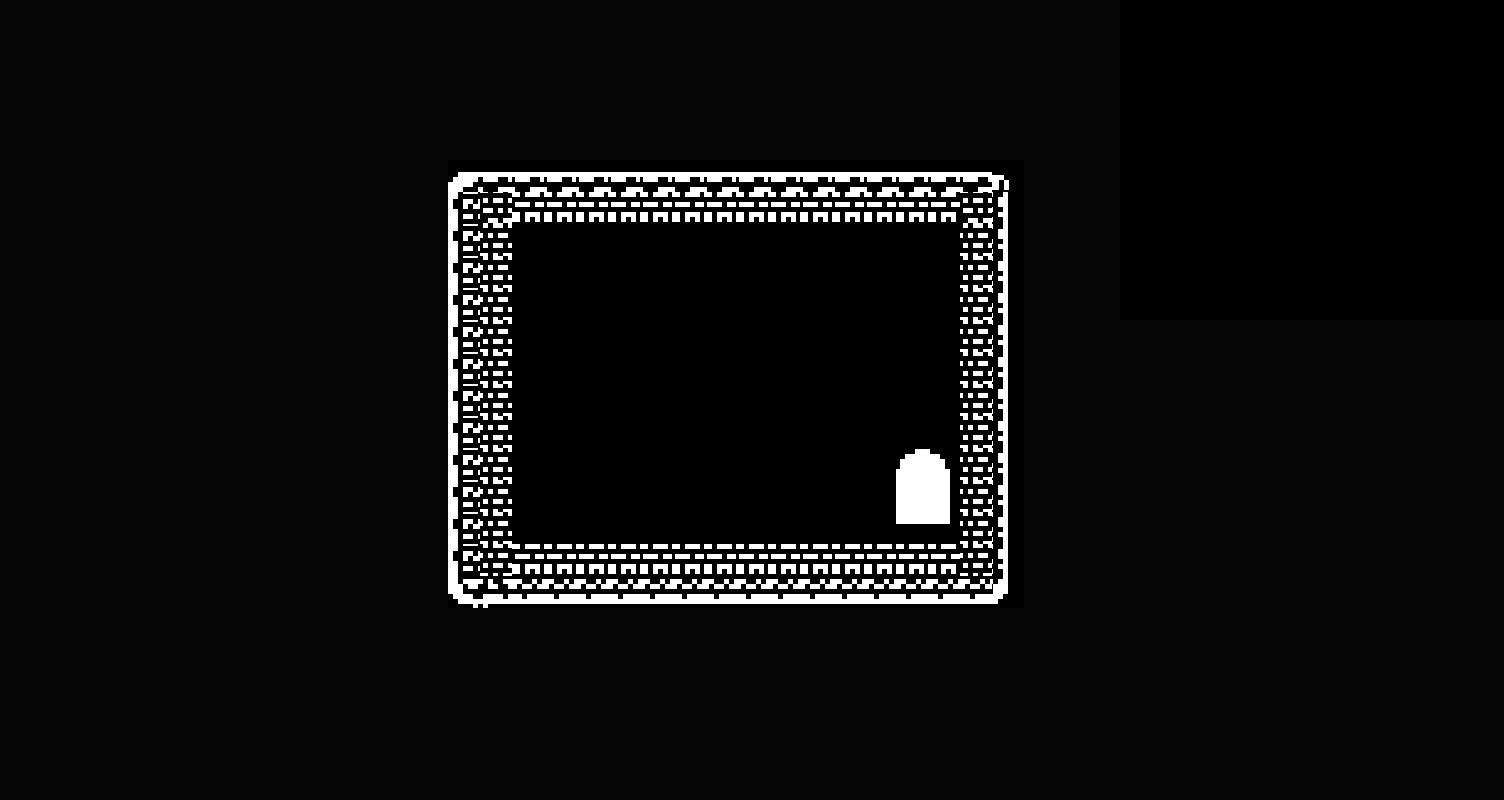

A 2D game scene composited from a Tiled map and its tileset images. What follows is a short description and the map's XML, with each tile layer's data collapsed to a summary:
An orthogonal 47x25 tile map with 32x32 px tiles, 5 tile layers (Capa de Patrones 1, Capa de patrones 2, Capa de patrones 3, Capa de patrones 4, ...), 5 tilesets.

<map version="1.2" tiledversion="1.2.2" orientation="orthogonal" renderorder="right-down" width="47" height="25" tilewidth="32" tileheight="32" infinite="0" nextlayerid="6" nextobjectid="1">
 <tileset firstgid="1" source="../Construccion Mapas/instrucciones0.tsx" />
 <tileset firstgid="10" source="../Construccion Mapas/interior.tsx" />
 <tileset firstgid="266" source="../Construccion Mapas/instrucciones2.tsx" />
 <tileset firstgid="1146" source="../Construccion Mapas/oubliette_dungeon_big.tsx" />
 <tileset firstgid="1726" source="../Construccion Mapas/city_inside.tsx" />
 <layer id="1" name="Capa de Patrones 1" width="47" height="25">
  <data>[1175 cells, 1175 non-empty, 23 distinct tile ids]</data>
 </layer>
 <layer id="2" name="Capa de patrones 2" width="47" height="25">
  <data>[1175 cells, 0 non-empty, 0 distinct tile ids]</data>
 </layer>
 <layer id="3" name="Capa de patrones 3" width="47" height="25">
  <data>[1175 cells, 0 non-empty, 0 distinct tile ids]</data>
 </layer>
 <layer id="4" name="Capa de patrones 4" width="47" height="25">
  <data>[1175 cells, 0 non-empty, 0 distinct tile ids]</data>
 </layer>
 <layer id="5" name="Capa de patrones 5" width="47" height="25">
  <data>[1175 cells, 0 non-empty, 0 distinct tile ids]</data>
 </layer>
</map>
